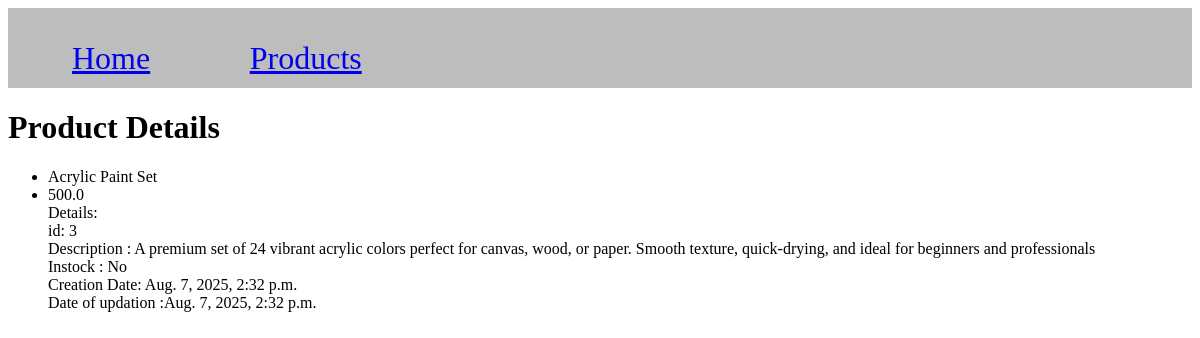
Page /products/3/ on the committed database.
### product/models.py (models this page shows, shortened)
class Product(models.Model):
    name = models.CharField(max_length=50)
    description = models.CharField(max_length=150)
    price = models.FloatField()
    in_stock = models.BooleanField(default=True)
    created_at = models.DateTimeField(auto_now_add=True)
    updated_at = models.DateTimeField(auto_now=True)

### product/views.py (the view)
# urls.py: path("products/<int:id>/", views.displayproduct, name="displayproduct"),
def displayproduct(request, id):
    if request.method == "GET":
        product = Product.objects.get(id=id)
        return render(request, "displayproduct.html", {"product": product})

### templates/displayproduct.html (shortened to what this page needs)
{% include 'navbar.html' %}
{% load static %}
<!DOCTYPE html>
<html lang="en">
<head>
    <link rel="stylesheet" href="{% static 'index.css' %}">
</head>
<body>
     <h1>Product Details</h1>
     {%if product%}
     <div>
        <ul>
            <li>{{product.name}}</li>
            <li>{{product.price}}</li>
            <div >
                Details: <br>
                id: {{product.id}}<br>
                Description : {{product.description}}<br>
                Instock : {{product.instock|yesno:"Yes,No"}}<br>
                Creation Date: {{product.created_at}}<br>
                Date of updation :{{product.updated_at}}<br>
            </div>
        </ul>
     </div>
     {%else%}
     <div>
        <p>NO products found</p>
     </div>
     {% endif %}
</body>
</html>

### rows in the picture
Product: name "Acrylic Paint Set", price "500.0", id "3", description "A premium set of 24 vibrant acrylic colors perfect for canvas, wood, or paper. Smooth texture, quick-drying, and ideal for beginners and professionals", created_at "Aug. 7, 2025, 2:32 p.m.", updated_at "Aug. 7, 2025, 2:32 p.m."

### other values in the picture
{{ product.instock|yesno:"Yes,No" }} "No"
